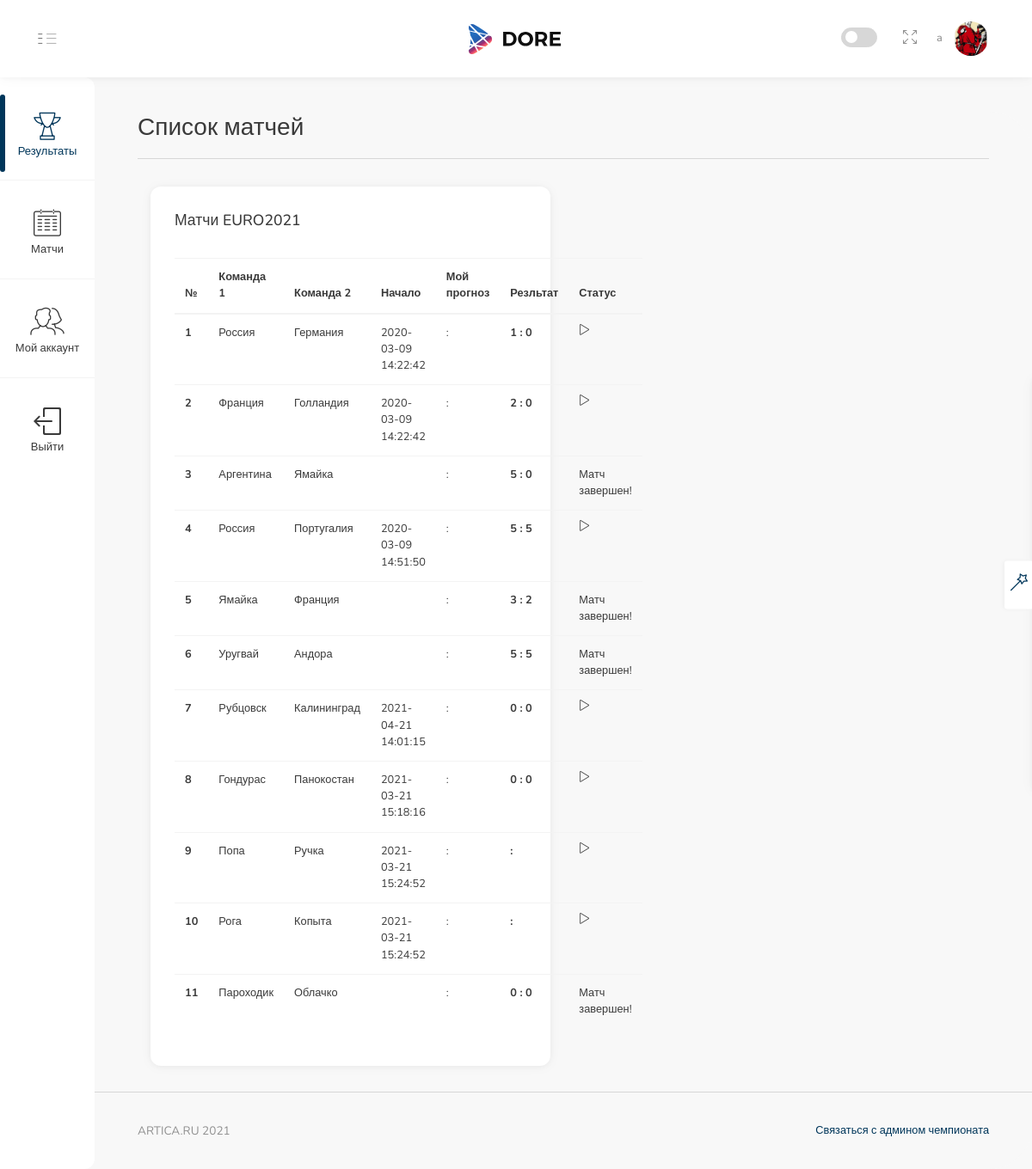
/matchs (signed in), run on an earlier commit of the app's database.
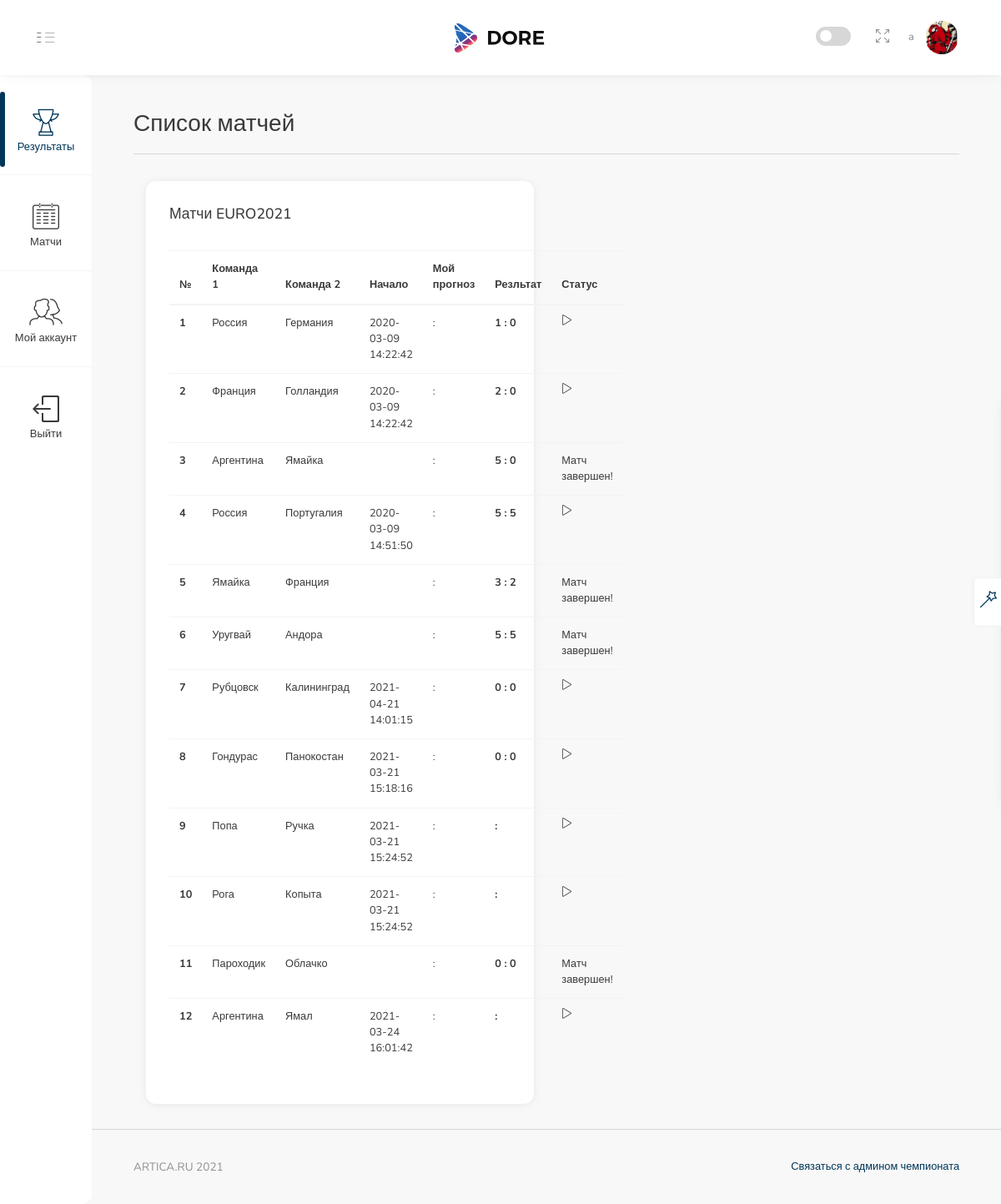
And on a later commit of the database.
### app/models.py (models this page shows, shortened)
class User(UserMixin, db.Model):
    id = db.Column(db.Integer, primary_key=True)
    username = db.Column(db.String(64), index=True, unique=True)
    email = db.Column(db.String(120), index=True, unique=True)
    password_hash = db.Column(db.String(128))
    pred = db.relationship('Bets', backref='author', lazy='dynamic')
    avatar = db.Column(db.String(128))
    about_me = db.Column(db.String(140))
    fio = db.Column(db.String(140))

class Match(db.Model):
    id = db.Column(db.Integer, primary_key=True)
    team1 = db.Column(db.String(64))
    team2 = db.Column(db.String(64))
    t1_res =  db.Column(db.Integer)
    t2_res = db.Column(db.Integer)
    timestamp = db.Column(db.DateTime, index=True, default=datetime.utcnow)
    completed = db.Column(db.Boolean, default=False)

### app/routes.py (the view)
@app.route('/matchs', methods=['GET', 'POST'])
@login_required
def matchs():
    matchs = Match.query.all()
    return render_template('matchs.html', matchs= matchs)

### app/models.py (called while the page is built)
@login.user_loader
def load_user(id):
    return User.query.get(int(id))

### app/templates/matchs.html (shortened to what this page needs)
{% extends  'base.html' %}
{% block content_title %}
    Список матчей
{% endblock %}
{% block content%}
        <div class="col-lg-6 col-md-12 mb-4">
                    <div class="card">
                        <div class="card-body">
                            <h5 class="card-title">Матчи EURO2021</h5>
                                <table  width="100%" class="table">
                                    <thead>
                                        <tr>
                                            <th width="5px;" scope="col">№</th>
                                            <th scope="col">Команда 1</th>
                                            <th scope="col">Команда 2</th>
                                            <th scope="col">Начало</th>
                                            <th scope="col">Мой прогноз</th>
                                            <th scope="col">Резльтат</th>
                                            <th scope="col">Статус</th>
                                        </tr>
                                    </thead>
                                    <tbody>
                                        <tr>
                            {% if current_user.username == 'admin' %}
                                        {% for match in matchs %}
                                            <th scope="row">{{match.id}}</th>
                                            <td><a href="{{ url_for('editmatchs', match_id = match.id) }}">{{match.team1}}</a></td>
                                            <td><a href="{{ url_for('editmatchs', match_id = match.id) }}">{{match.team2}}</a></td>
                                            <td>{% if match.completed%}
                                            Админ! Где начало матча?
                                            {%else%} {{match.timestamp}}
                                            {% endif %}</td>
                                            <td>{{match.t1_pre}} : {{match.t2_pre}}</td>
                                            <td><b>{{match.t1_res}} : {{match.t2_res}}</b></td>
                                            <td>{% if match.completed%} Матч завершен!
                                            {%else%} <div class="glyph-icon simple-icon-control-play"></div>
                                            {% endif %}</td>
                                            </tr>
                                        {% endfor %}
                                        {%else%}
                                        {% for match in matchs %}
                                            <th scope="row">{{match.id}}</th>
                                            <td><a href="{{ url_for('editbets', match_id = match.id) }}">{{match.team1}}</a></td>
                                            <td><a href="{{ url_for('editbets', match_id = match.id) }}">{{match.team2}}</a></td>
                                            <td>{% if match.completed%}
                                            {%else%} {{match.timestamp}}
                                            {% endif %}</td>
                                            <td>{{match.t1_pre}} : {{match.t2_pre}}</td>
                                            <td><b>{{match.t1_res}} : {{match.t2_res}}</b></td>
                                            <td>{% if match.completed%} Матч завершен!
                                            {%else%} <div class="glyph-icon simple-icon-control-play"></div>
                                            {% endif %}</td>
                                            </tr>
                                        {% endfor %}
                                        {% endif %}
                                </tbody>
                            </table>
                        </div>
                    </div>
        </div>
{% endblock %}

### app/templates/base.html (shortened to what this page needs)
<!DOCTYPE html>
<html lang="en">
<head>
    <link rel="stylesheet" href="http://127.0.0.1:5000/static/font/iconsmind-s/css/iconsminds.css" />
    <link rel="stylesheet" href="http://127.0.0.1:5000/static/font/simple-line-icons/css/simple-line-icons.css" />
    <link rel="stylesheet" href="http://127.0.0.1:5000/static/css/vendor/bootstrap.min.css" />
    <link rel="stylesheet" href="http://127.0.0.1:5000/static/css/vendor/bootstrap.rtl.only.min.css" />
    <link rel="stylesheet" href="http://127.0.0.1:5000/static/css/vendor/fullcalendar.min.css" />
    <link rel="stylesheet" href="http://127.0.0.1:5000/static/css/vendor/dataTables.bootstrap4.min.css" />
    <link rel="stylesheet" href="http://127.0.0.1:5000/static/css/vendor/datatables.responsive.bootstrap4.min.css" />
    <link rel="stylesheet" href="http://127.0.0.1:5000/static/css/vendor/select2.min.css" />
    <link rel="stylesheet" href="http://127.0.0.1:5000/static/css/vendor/select2-bootstrap.min.css" />
    <link rel="stylesheet" href="http://127.0.0.1:5000/static/css/vendor/perfect-scrollbar.css" />
    <link rel="stylesheet" href="http://127.0.0.1:5000/static/css/vendor/glide.core.min.css" />
    <link rel="stylesheet" href="http://127.0.0.1:5000/static/css/vendor/bootstrap-stars.css" />
    <link rel="stylesheet" href="http://127.0.0.1:5000/static/css/vendor/nouislider.min.css" />
    <link rel="stylesheet" href="http://127.0.0.1:5000/static/css/vendor/bootstrap-datepicker3.min.css" />
    <link rel="stylesheet" href="http://127.0.0.1:5000/static/css/vendor/component-custom-switch.min.css" />
    <link rel="stylesheet" href="http://127.0.0.1:5000/static/css/main.css" />
</head>
<body id="app-container" class="menu-default show-spinner">
    <nav class="navbar fixed-top">
        <div class="d-flex align-items-center navbar-left">
            <a href="#" class="menu-button d-none d-md-block">
                <svg class="main" xmlns="http://www.w3.org/2000/svg" viewBox="0 0 9 17">
                    <rect x="0.48" y="0.5" width="7" height="1" />
                    <rect x="0.48" y="7.5" width="7" height="1" />
                    <rect x="0.48" y="15.5" width="7" height="1" />
                </svg>
                <svg class="sub" xmlns="http://www.w3.org/2000/svg" viewBox="0 0 18 17">
                    <rect x="1.56" y="0.5" width="16" height="1" />
                    <rect x="1.56" y="7.5" width="16" height="1" />
                    <rect x="1.56" y="15.5" width="16" height="1" />
                </svg>
            </a>
        </div>
        <a class="navbar-logo" href="/">
            <span class="logo d-none d-xs-block"></span>
        </a>
        <div class="navbar-right">
            <div class="header-icons d-inline-block align-middle">
                <div class="d-none d-md-inline-block align-text-bottom mr-3">
                    <div class="custom-switch custom-switch-primary-inverse custom-switch-small pl-1"
                         data-toggle="tooltip" data-placement="left" title="Dark Mode">
                        <label class="custom-switch-btn" for="switchDark"></label>
                    </div>
                </div>
                <button class="header-icon btn btn-empty d-none d-sm-inline-block" type="button" id="fullScreenButton">
                    <i class="simple-icon-size-fullscreen"></i>
                </button>
            </div>
            <div class="user d-inline-block">
                <button class="btn btn-empty p-0" type="button" data-toggle="dropdown" aria-haspopup="true"
                    aria-expanded="false">
                    <span class="name">{{ current_user.username }}</span>
                    <span>
                        {% if current_user.is_anonymous %} <img style="object-fit: cover; width: 40px; height: 40px;" alt="This is anonymous picture" src="http://127.0.0.1:5000/static/a.jpg" />
                        {% else %}
                        <img style="object-fit: cover; width: 40px; height: 40px;" alt="Profile picture" src="{{'static/'+current_user.avatar}}" />
                        {% endif %}
                    </span>
                </button>
            </div>
        </div>
    </nav>
    <div class="menu">
        <div class="main-menu">
            <div class="scroll">
                <ul class="list-unstyled">
                    {% if current_user.is_anonymous %}
                    <li>
                        <a href="{{ url_for('login') }}">
                            <i class="simple-icon-login"></i> Войти
                        </a>
                    </li>
                    <li>
                        <a href="{{ url_for('register') }}">
                            <i class="simple-icon-user-follow"></i> Регистрация
                        </a>
                    </li>
                    {% else %}
                   <li class="active">
                        <a href="/">
                            <i class="iconsminds-trophy"></i>
                            <span>Результаты</span>
                        </a>
                    </li>
                    <li>
                        <a href="{{ url_for('matchs') }}">
                            <i class="iconsminds-calendar-4"></i> Матчи
                        </a>
                    </li>
                    <li>
                        <a href="{{ url_for('user', username=current_user.username) }}">
                            <i class="iconsminds-male-female d-block"></i> Мой аккаунт
                        </a>
                    </li>
                    <li>
                        <a href="{{ url_for('logout') }}">
                            <i class="simple-icon-logout"></i> Выйти
                        </a>
                    </li>
                 {% endif %}
                </ul>
            </div>
        </div>
    </div>
    <main>
        <div class="container-fluid">
            <div class="row">
                <div class="col-12">
                    <h1>
                     {% block content_title %}
                     {% endblock %}
                    </h1>
                    <div class="separator mb-5"></div>
                </div>
            </div>
                {% block content%}
                {% endblock %}
        </div>
    </main>
    <footer class="page-footer">
        <div class="footer-content">
            <div class="container-fluid">
                <div class="row">
                    <div class="col-12 col-sm-6">
                        <p class="mb-0 text-muted">ARTICA.RU 2021</p>
                    </div>
                    <div class="col-sm-6 d-none d-sm-block">
                        <ul class="breadcrumb pt-0 pr-0 float-right">
                            <li class="breadcrumb-item mb-0">
                                <a href="tel:+79132344444" class="btn-link">Связаться с админом чемпионата</a>
                            </li>
                        </ul>
                    </div>
                </div>
            </div>
        </div>
    </footer>
</body>
</html>

### app/static/css/main.css (style rules this page uses)
html { width: 100%; }
body { overflow-x: hidden !important; }

What changed in the data, as far as the page shows it:
added Match: id "12", team1 "Аргентина", team2 "Ямал", timestamp "2021-03-24 16:01:42", completed False (drawn)
